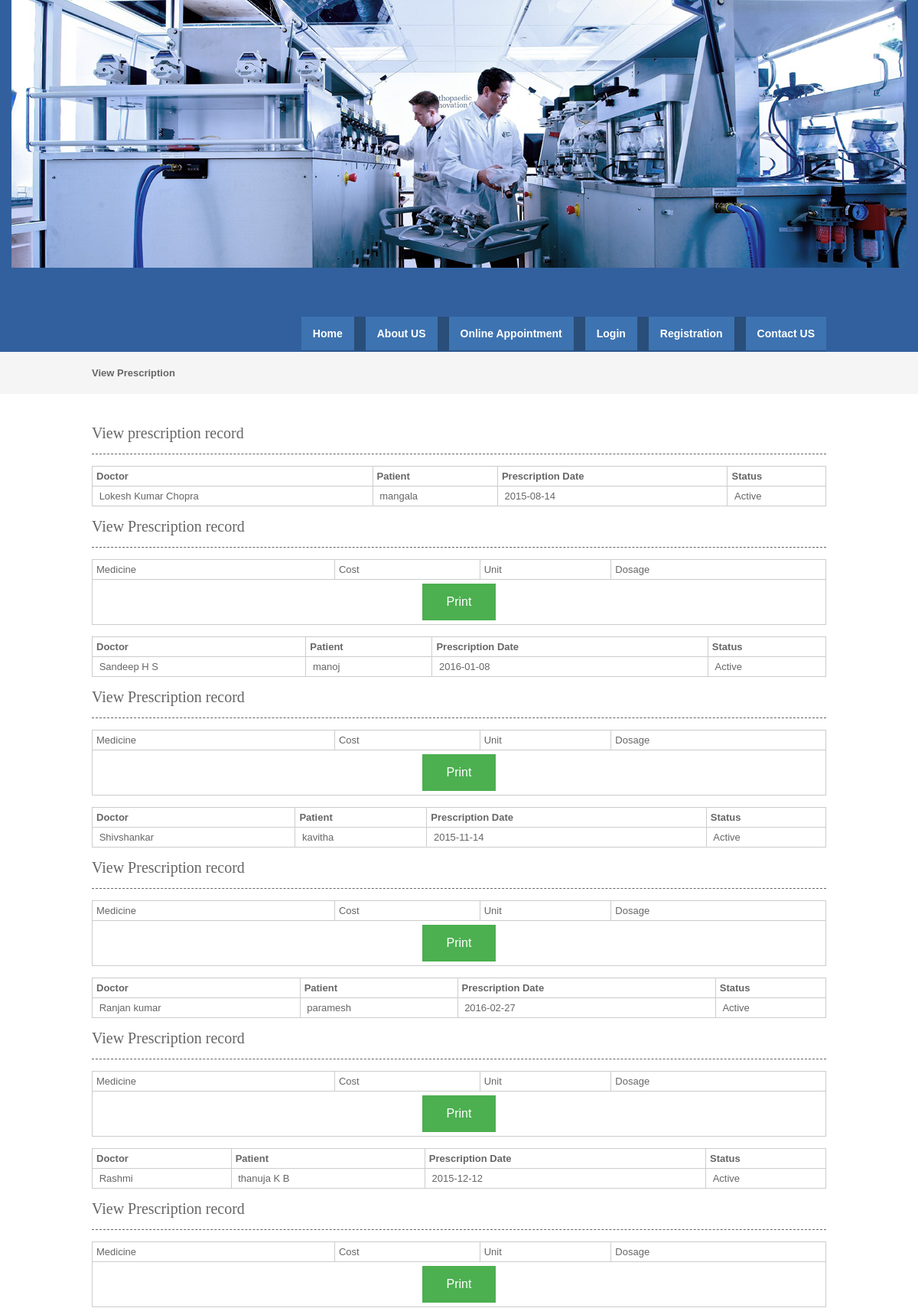
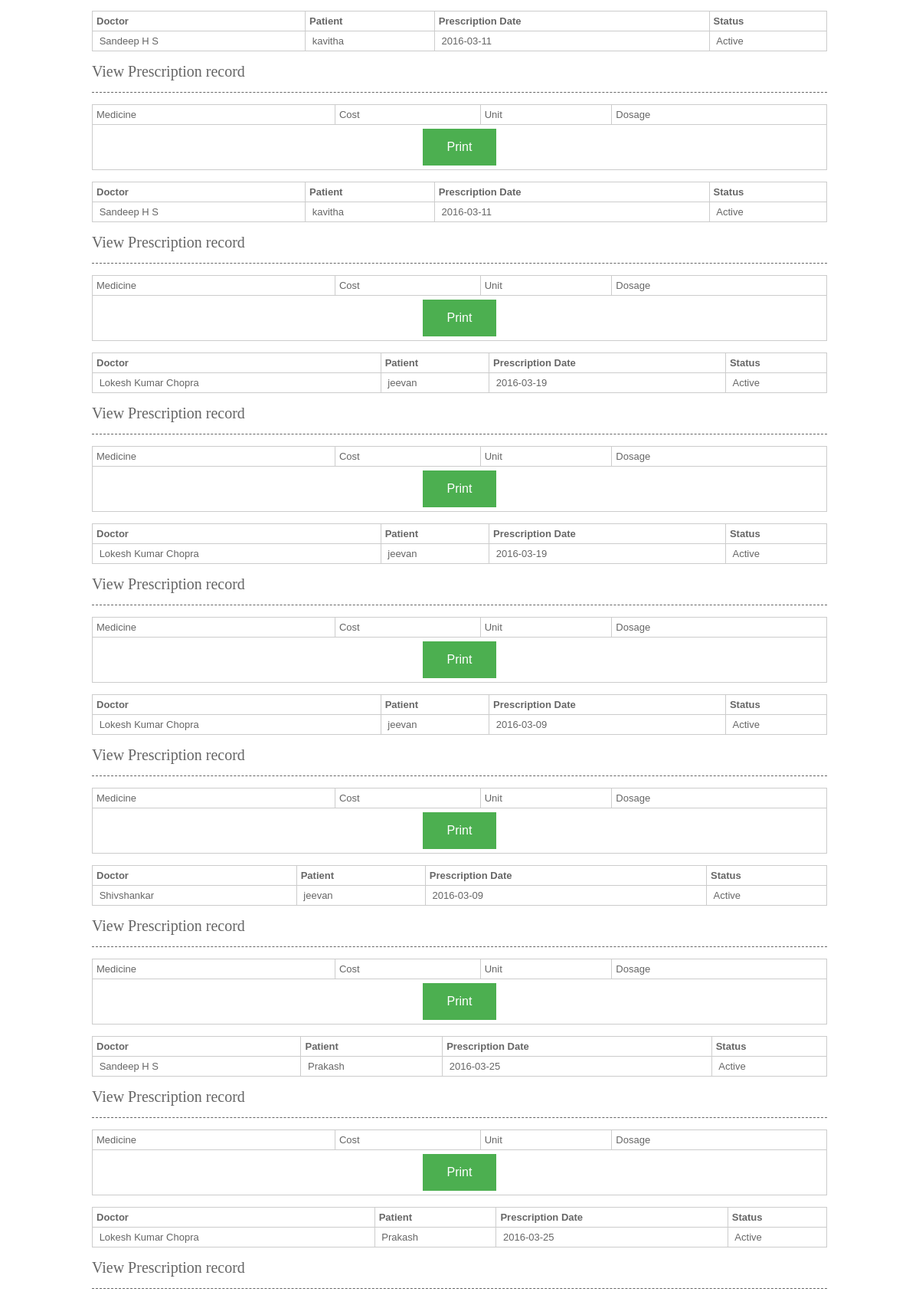
Screenshot of /viewprescription.php (upper part) with the database file from the repository (2 pictures, top to bottom).
### tables this page shows
CREATE TABLE `prescription` (
  `prescriptionid` int(10) NOT NULL,
  `treatment_records_id` int(10) NOT NULL,
  `doctorid` int(10) NOT NULL,
  `patientid` int(10) NOT NULL,
  `delivery_type` varchar(10) NOT NULL COMMENT 'Delivered through appointment or online order',
  `delivery_id` int(10) NOT NULL COMMENT 'appointmentid or orderid',
  `prescriptiondate` date NOT NULL,
  `status` varchar(10) NOT NULL,
  `appointmentid` int(10) NOT NULL
);

CREATE TABLE `doctor` (
  `doctorid` int(10) NOT NULL,
  `doctorname` varchar(50) NOT NULL,
  `mobileno` varchar(15) NOT NULL,
  `departmentid` int(10) NOT NULL,
  `loginid` varchar(25) NOT NULL,
  `password` varchar(25) NOT NULL,
  `status` varchar(10) NOT NULL,
  `education` varchar(25) NOT NULL,
  `experience` float(11,1) NOT NULL,
  `consultancy_charge` float(10,2) NOT NULL
);

CREATE TABLE `patient` (
  `patientid` int(10) NOT NULL,
  `patientname` varchar(50) NOT NULL,
  `admissiondate` date NOT NULL,
  `admissiontime` time NOT NULL,
  `address` varchar(250) NOT NULL,
  `mobileno` varchar(15) NOT NULL,
  `city` varchar(25) NOT NULL,
  `pincode` varchar(20) NOT NULL,
  `loginid` varchar(50) NOT NULL,
  `password` varchar(25) NOT NULL,
  `bloodgroup` varchar(20) NOT NULL,
  `gender` varchar(10) NOT NULL,
  `dob` date NOT NULL,
  `status` varchar(10) NOT NULL
);

### viewprescription.php (the view, shortened to what this page needs)
<?php
include("header.php");
include("dbconnection.php");
?>
<div class="wrapper col2">
  <div id="breadcrumb">
    <ul>
      <li class="first">View Prescription</li></ul>
  </div>
</div>
<div class="wrapper col4">
  <div id="container">
    <h1>View prescription record</h1>
<?php
$sql ="SELECT * FROM prescription";
$qsql = mysqli_query($con,$sql);
while($rs = mysqli_fetch_array($qsql))
{
	$sqlpatient = "SELECT * FROM patient WHERE patientid='$rs[patientid]'";
	$qsqlpatient = mysqli_query($con,$sqlpatient);
	$rspatient = mysqli_fetch_array($qsqlpatient);
	$sqldoctor = "SELECT * FROM doctor WHERE doctorid='$rs[doctorid]'";
	$qsqldoctor = mysqli_query($con,$sqldoctor);
	$rsdoctor = mysqli_fetch_array($qsqldoctor);
?>
    <table width="200" border="3">
          <tbody>
            <tr>
              <td><strong>Doctor</strong></td>
              <td><strong>Patient</strong></td>
              <td><strong>Prescription Date</strong></td>
              <td><strong>Status</strong></td>
            </tr>
              <?php
            echo "<tr>
              <td>&nbsp;$rsdoctor[doctorname]</td>
              <td>&nbsp;$rspatient[patientname]</td>
               <td>&nbsp;$rs[prescriptiondate]</td>
            <td>&nbsp;$rs[status]</td>
            </tr>";
            ?>
          </tbody>
        </table>
      <h1>View Prescription record</h1>
        <table width="200" border="3">
          <tbody>
            <tr>
              <td>Medicine</td>
              <td>Cost</td>
              <td>Unit</td>
              <td>Dosage</td>
            </tr>
            <tr>
              <td colspan="6"><div align="center">
                <input type="submit" name="print" id="print" value="Print" onclick="myFunction()"/>
              </div></td>
              </tr>
          </tbody>
        </table>
<?php
}
?>        <p>&nbsp;</p>
  </div>
</div>

### layout/styles/layout.css (style rules this page uses)
html { overflow-y:scroll; }
body { margin:0; padding:0; font-size:13px; font-family:verdana, Arial, Helvetica, sans-serif; color:#FFFFFF; background-color:#4F473A; }
div.wrapper { display:block; width:100%; margin:0; text-align:left; }
.col2 { color:#666666; background-color:#F5F5F5; }
.col3, .col4 { color:#666666; background-color:#FFFFFF; }
#head, #gallery, #breadcrumb, #container, #footer { display:block; position:relative; width:960px; margin:0 auto; }
#breadcrumb { padding:20px 0; }
#breadcrumb ul { margin:0; padding:0; list-style:none; }
#breadcrumb ul li { display:inline; }
#breadcrumb ul li.first { font-weight:bold; }
#container { padding:40px 0; }
#container h1, #container h2, #container h3, #container h4, #container h5, #container h6 { margin:0 0 15px 0; padding:0 0 15px 0; line-height:normal; font-weight:normal; font-size:20px; font-family:Georgia, "Times New Roman", Times, serif; border-bottom:1px dashed #666666; }

### layout/styles/tables.css (style rules this page uses)
table { width:100%; border-collapse:collapse; table-layout:auto; vertical-align:top; margin-bottom:15px; border:1px solid #CCCCCC; }
table tbody td { vertical-align:top; border-collapse:collapse; border-left:1px solid #CCCCCC; border-right:1px solid #CCCCCC; }
table thead th, table tbody td { padding:5px; border-collapse:collapse; }

### header.php (style rules this page uses)
input[type=submit] { background-color: #4CAF50; border: none; cursor:pointer; color: white; padding: 15px 32px; text-align: center; text-decoration: none; display: inline-block; font-size: 16px; }

### rows the page displays
prescription: doctorid.doctorname "Lokesh Kumar Chopra", patientid.patientname "mangala", prescriptiondate "2015-08-14", status "Active"
prescription: doctorid.doctorname "Sandeep H S", patientid.patientname "manoj", prescriptiondate "2016-01-08", status "Active"
prescription: doctorid.doctorname "Shivshankar", patientid.patientname "kavitha", prescriptiondate "2015-11-14", status "Active"
prescription: doctorid.doctorname "Ranjan kumar", patientid.patientname "paramesh", prescriptiondate "2016-02-27", status "Active"
prescription: doctorid.doctorname "Rashmi", patientid.patientname "thanuja K B", prescriptiondate "2015-12-12", status "Active"
prescription: doctorid.doctorname "Sandeep H S", patientid.patientname "kavitha", prescriptiondate "2016-03-11", status "Active"
prescription: doctorid.doctorname "Sandeep H S", patientid.patientname "kavitha", prescriptiondate "2016-03-11", status "Active"
prescription: doctorid.doctorname "Lokesh Kumar Chopra", patientid.patientname "jeevan", prescriptiondate "2016-03-19", status "Active"
prescription: doctorid.doctorname "Lokesh Kumar Chopra", patientid.patientname "jeevan", prescriptiondate "2016-03-19", status "Active"
prescription: doctorid.doctorname "Lokesh Kumar Chopra", patientid.patientname "jeevan", prescriptiondate "2016-03-09", status "Active"
prescription: doctorid.doctorname "Shivshankar", patientid.patientname "jeevan", prescriptiondate "2016-03-09", status "Active"
prescription: doctorid.doctorname "Sandeep H S", patientid.patientname "Prakash", prescriptiondate "2016-03-25", status "Active"
prescription: doctorid.doctorname "Lokesh Kumar Chopra", patientid.patientname "Prakash", prescriptiondate "2016-03-25", status "Active"
